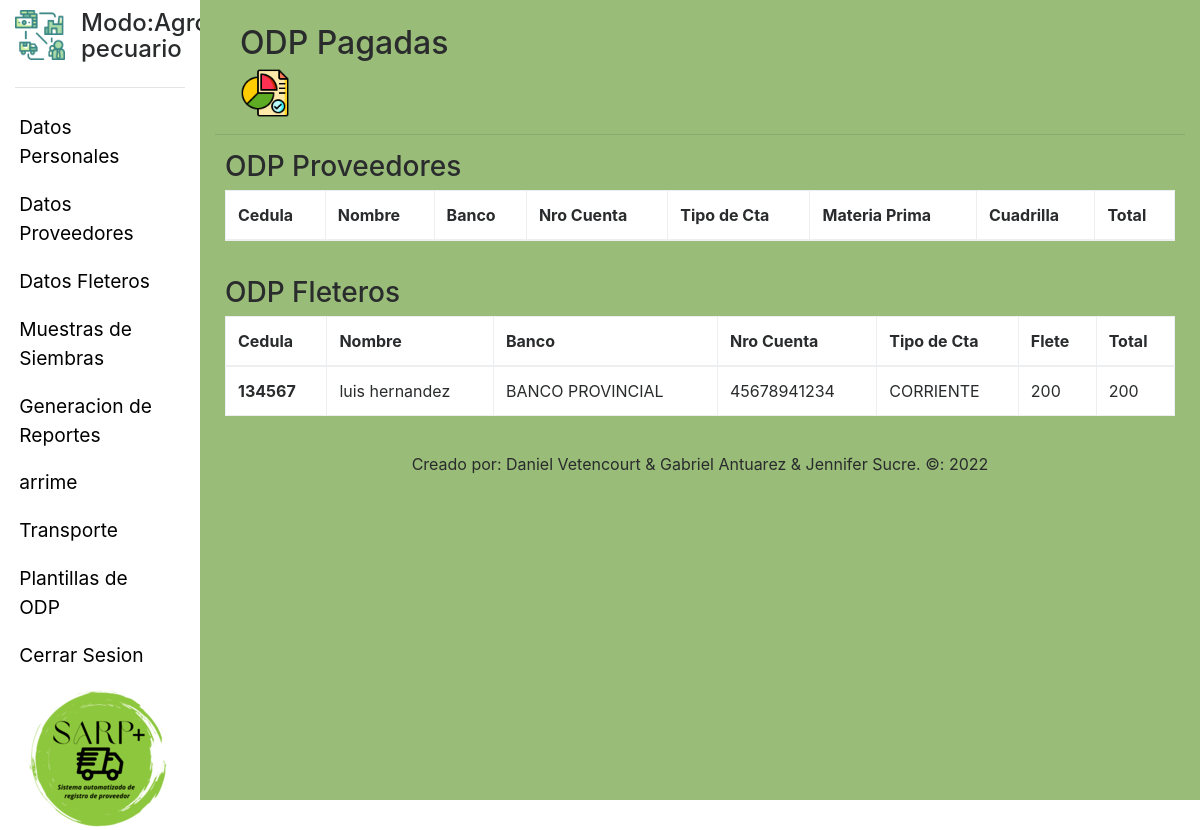
The app's page /SARP/views/agropecuaria/ODP_P.php (signed in) with its own data.
### tables this page shows
CREATE TABLE `tarifas` (
  `ID_Tarifa` int(11) NOT NULL AUTO_INCREMENT,
  `Pago_Flete` float NOT NULL,
  `Pago_MP` float NOT NULL,
  `Pago_Cuadrilla` float NOT NULL,
  `ID_Solicitud_Proveedor` int(11) DEFAULT NULL,
  PRIMARY KEY (`ID_Tarifa`),
  KEY `fr_key_SP` (`ID_Solicitud_Proveedor`),
  CONSTRAINT `fr_key_SP` FOREIGN KEY (`ID_Solicitud_Proveedor`) REFERENCES `solicitud_proveedor` (`ID_Solicitud_Proveedor`)
);

CREATE TABLE `usuario` (
  `ID_Usuario` int(11) NOT NULL AUTO_INCREMENT,
  `tipo_Usuario` int(11) DEFAULT NULL,
  `Password` varchar(200) NOT NULL,
  `Nombre` varchar(20) DEFAULT '',
  `Apellido` varchar(20) DEFAULT '',
  `Cedula` varchar(10) DEFAULT '',
  `Telefono` varchar(20) DEFAULT '',
  `Email` varchar(30) DEFAULT '',
  `Direccion` varchar(50) DEFAULT '',
  `RIF` varchar(12) DEFAULT '',
  `Banco_P` varchar(30) DEFAULT '',
  `Cuenta_P` varchar(20) DEFAULT '',
  `TipoCuenta_P` varchar(10) DEFAULT '',
  `Banco_A` varchar(30) DEFAULT '',
  `Cuenta_A` varchar(20) DEFAULT '',
  `TipoCuenta_A` varchar(10) DEFAULT '',
  `Nombre_A` varchar(20) DEFAULT '',
  `Apellido_A` varchar(20) DEFAULT NULL,
  `Pregunta` varchar(50) NOT NULL,
  `Respuesta` varchar(50) NOT NULL,
  PRIMARY KEY (`ID_Usuario`)
);

### SARP/views/agropecuaria/ODP_P.php (the view, shortened to what this page needs)
<?php
    include('../templates/headFletero.php');
    $connection = Connection::getInstance();
    $con = $connection->getConnection();
    $fletero = $con->query("SELECT *
    FROM
    tarifas
    INNER JOIN solicitud_proveedor ON tarifas.ID_Solicitud_Proveedor = solicitud_proveedor.ID_Solicitud_Proveedor
    INNER JOIN solicitud_fletero ON solicitud_proveedor.ID_Solicitud_Fletero = solicitud_fletero.ID_Solicitud_Fletero
    INNER JOIN camiones ON solicitud_fletero.Placa = camiones.Placa
    INNER JOIN usuario ON camiones.ID_Fleteros = usuario.ID_Usuario
		INNER JOIN odp_fletero ON odp_fletero.ID_Solicitud = solicitud_fletero.ID_Solicitud_Fletero WHERE odp_fletero.Estado_Pago= 1");
?>
<body>
    <div class="container-fluid">
        <div class="row">
                <?php
                    include("../templates/menuAgropecuaria.php");
                ?>
                <div class="col-xl-10 col-lg-9 col-md-8 col-sm-12 col-12" style="background-color: #99BC78; height: 100vh; overflow-y: scroll;">
                    <div class="contenidoInterno" style="padding-top: 25px;">
                        <header class="row" style="margin-left: 10px;">
                            <div class=" col-md-6 col-sm-12 ">
                                <h2>ODP Pagadas</h2>
                                <img class="imagen-titulo" src="../../assets/images/report.png" alt="" style="width: 50px; height: 50px;">
                            </div>
                        </header>
                        <hr>
                        <div class="row" style="margin-left: 10px; margin-right: 10px; margin-bottom: 20px;">
                            <h3>ODP Proveedores</h3>
                            <table class=" table  table-bordered" style="background-color: white;">
                                <thead>
                                    <tr>
                                    <th scope="col">Cedula</th>
                                    <th scope="col">Nombre</th>
                                    <th scope="col">Banco</th>
                                    <th scope="col">Nro Cuenta</th>
                                    <th scope="col">Tipo de Cta</th>
                                    <th scope="col">Materia Prima</th>
                                    <th scope="col">Cuadrilla</th>
                                    <th scope="col">Total</th>
                                    </tr>
                                </thead>
                            </table>
                        </div>
                        <div class="row" style="margin-left: 10px;  margin-right: 10px; margin-bottom: 20px;">
                            <h3>ODP Fleteros</h3>
                            <table class=" table  table-bordered" style="background-color: white;">
                                <thead>
                                <tr>
                                    <th scope="col">Cedula</th>
                                    <th scope="col">Nombre</th>
                                    <th scope="col">Banco</th>
                                    <th scope="col">Nro Cuenta</th>
                                    <th scope="col">Tipo de Cta</th>
                                    <th scope="col">Flete</th>
                                    <th scope="col">Total</th>
                                    </tr>
                                </thead>
                                <tbody>
                                <?php
                                    while($row = $fletero->fetch_object()){
                                        echo "<tr>";
                                        echo "<th scope='row'>$row->Cedula</th>";
                                        echo "<td>$row->Nombre $row->Apellido</td>";
                                        echo "<td>$row->Banco_P</td>";
                                        echo "<td>$row->Cuenta_P</td>";
                                        echo "<td>$row->TipoCuenta_P</td>";
                                        echo "<td>$row->Pago_Flete</td>";
                                        echo "<td> $row->Pago_Flete </td>";
                                        echo "</tr>";
                                    }
                                ?>
                                </tbody>
                            </table>
                        </div>
<?php
    include ("../templates/footerFletero.php")
?>

### SARP/assets/css/fletero.css (style rules this page uses)
* { margin: 0; padding: 0; box-sizing: border-box; }

### records on screen
tarifas: usuario.Cedula "134567", usuario.Nombre "luis", usuario.Apellido "hernandez", usuario.Banco_P "BANCO PROVINCIAL", usuario.Cuenta_P "45678941234", usuario.TipoCuenta_P "CORRIENTE", Pago_Flete "200"
